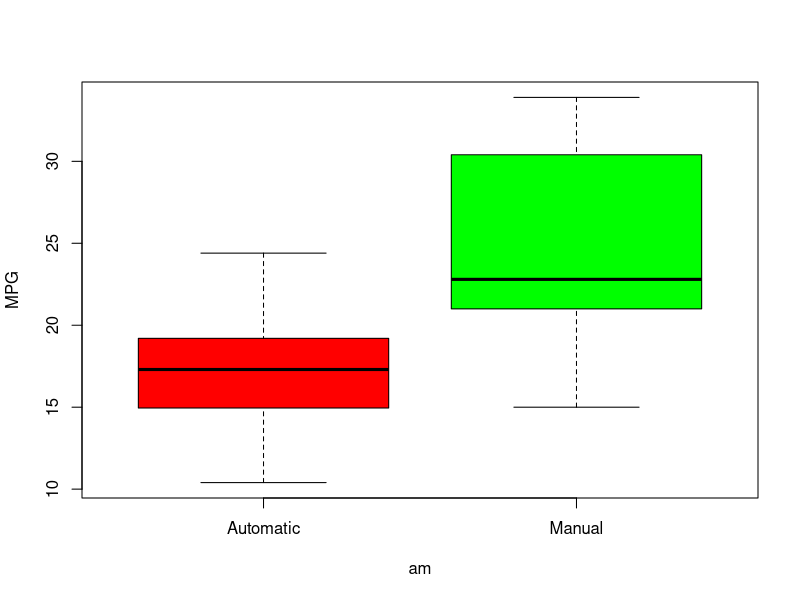
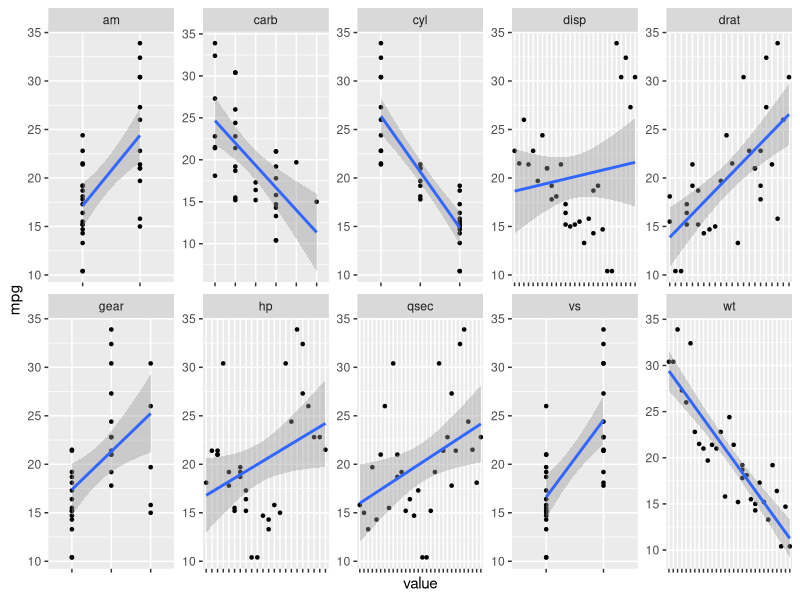
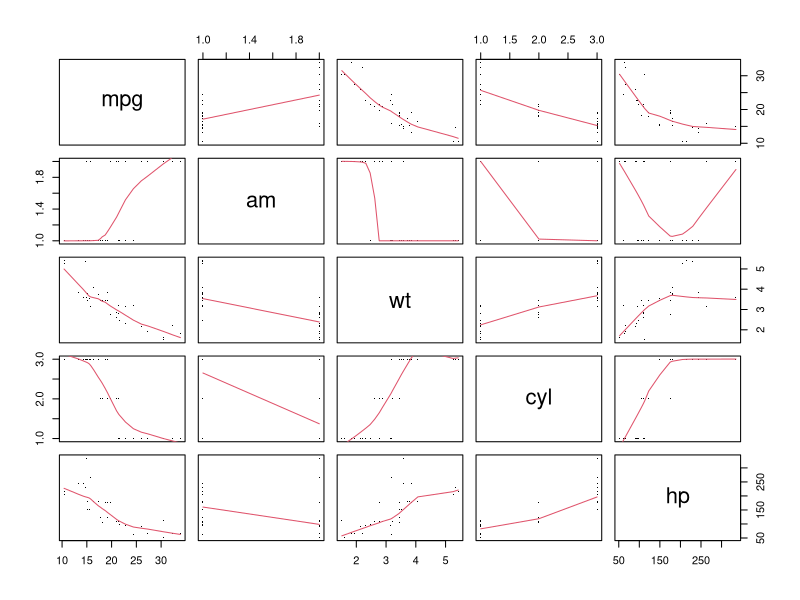
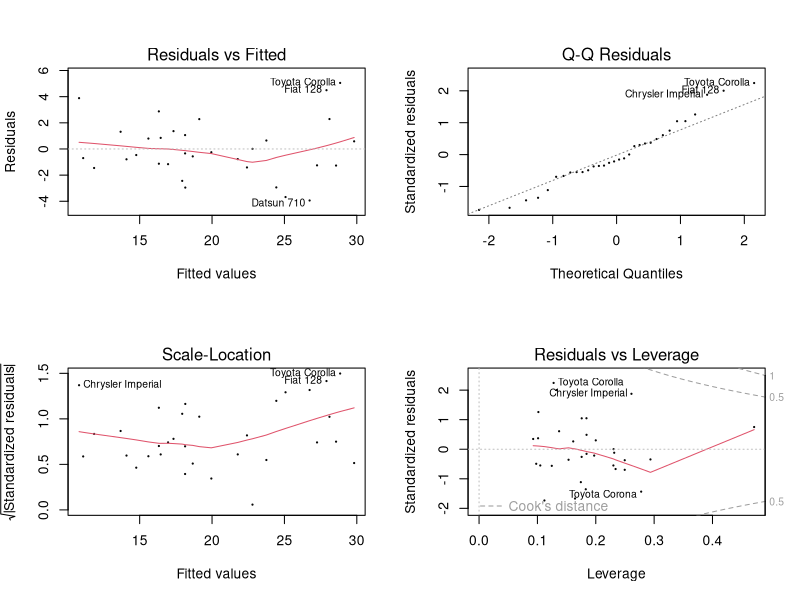

Recreate these plots in R, in order.
## ---- chunk 1
data("mtcars")
mtcars$cyl <- factor(mtcars$cyl)
mtcars$vs <- factor(mtcars$vs)
mtcars$gear <- factor(mtcars$gear)
mtcars$am <- factor(mtcars$am, labels = c("Automatic", "Manual"))
mtcars$carb <- factor(mtcars$carb)
## ---- chunk 2
all_model <- lm(mpg ~ ., data = mtcars)
step_model <- step(all_model, direction = "both")
## ---- chunk 3
summary(step_model)
## ---- chunk 4
simple_model <- lm(mpg ~ am, data = mtcars)
anova(simple_model, step_model)
## ---- chunk 5
boxplot(mpg ~ am, data = mtcars, col = c("red", "green"), ylab = "MPG")
## ---- chunk 6
library(tidyr)
library(dplyr)
library(ggplot2)
## ---- chunk 7
mtcars$model <- row.names(mtcars)
mtc_long <- gather(mtcars, variable, value, cyl:carb)

ggplot(mtc_long, aes(x = value, y = mpg)) +
  geom_point(size = .9) + 
  geom_smooth(method = "lm", aes(group = 1)) +
  facet_wrap(~variable, scales = "free", ncol = 5) +
  theme(axis.text.x = element_blank())
## ---- chunk 8
bmvars <- mtcars[, c(1, 9, 6, 2, 4)]
pairs(bmvars, panel = panel.smooth, col = 9, pch=".")
## ---- chunk 9
par(mfrow = c(2, 2))
plot(step_model, cex=.2)
